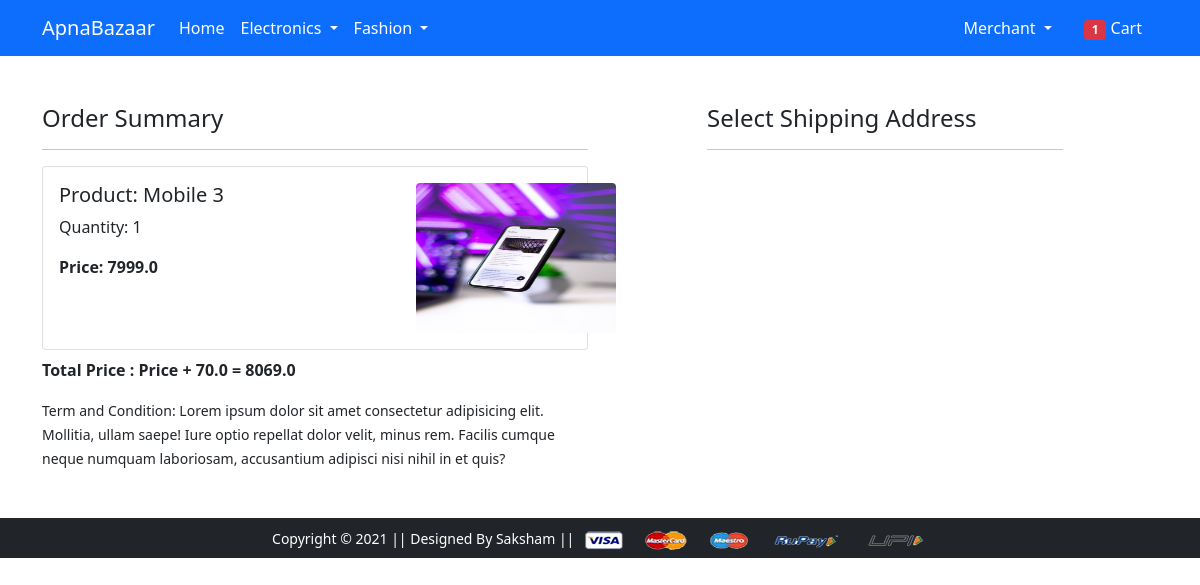
Page /checkout/ (signed in) on the earlier database version.
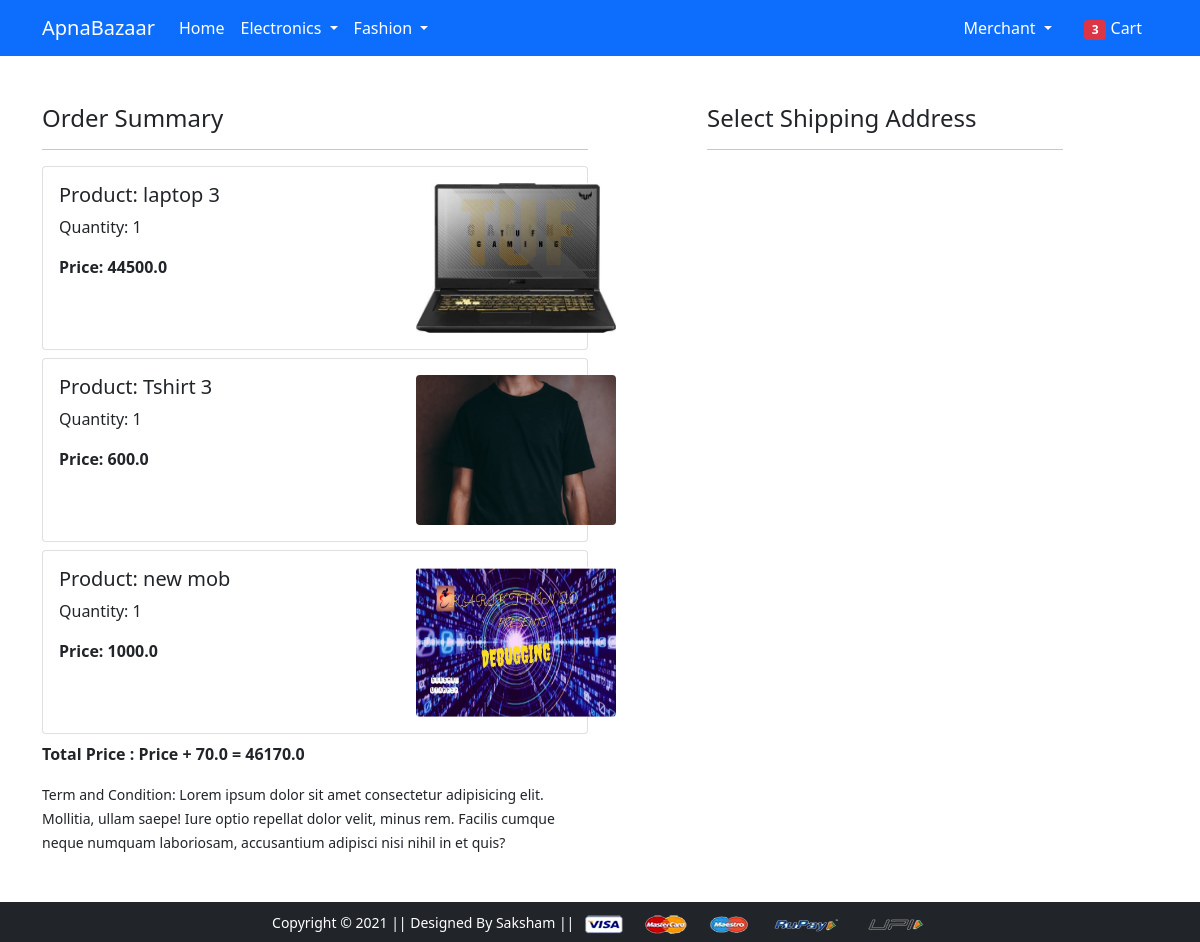
Same page on the later database version.
### app/models.py (models this page shows, shortened)
class Cart(models.Model):
    user = models.ForeignKey(User, on_delete=models.CASCADE)
    product = models.ForeignKey(Product, on_delete=models.CASCADE)
    quantity = models.PositiveIntegerField(default=1)
    @property       #direct html will access it as item.total_cost
    def total_cost(self):
        return (self.quantity * self.product.discounted_price)

class Product(models.Model):
    title = models.CharField(max_length=100)
    selling_price = models.FloatField()
    discounted_price = models.FloatField()
    description = models.TextField()
    brand = models.CharField(max_length=100)
    category = models.CharField(choices=CATEGORY_CHOICES, max_length=2)
    product_image = models.ImageField(upload_to='productimg')

### app/views.py (the view)
# urls.py: path('checkout/', views.checkout, name='checkout'),
@login_required
def checkout(request):
    user = request.user
    address = Customer.objects.filter(user=user)
    cart_items = Cart.objects.filter(user=user)
    shipping_amount = 70.0
    amount = 0.0
    total_amount = 0.0
    for pro in cart_items:
        amount+=(pro.quantity * pro.product.discounted_price)
    total_amount = amount+shipping_amount
    totalitem=len(Cart.objects.filter(user=request.user))
    return render(request, 'app/checkout.html', {'address':address, 'total_amount':total_amount, 'cart_items':cart_items,'totalitem':totalitem})

### app/templates/app/checkout.html (shortened to what this page needs)
{% extends 'app/base.html' %}
{% load static %}
{% block main-content %}
<div class="container">
 <div class="row mt-5">
  <div class="col-sm-6">
    <h4>Order Summary</h4>
    <hr>
    {% for item in cart_items %}
    <div class="card mb-2">
      <div class="card-body">
        <div class="row ">
         <div class="col-sm-8">
          <h5>Product: {{item.product.title}}</h5>
          <p>Quantity: {{item.quantity}}</p>
          <p class="fw-bold">Price: {{item.total_cost}}</p>
         </div>
         <div class="col-sm-4">
          <a href="{% url 'product-detail' item.product.id %}"><img src="{{item.product.product_image.url}}" class="rounded float-start" width="200" height="150" alt=""></a>
         </div>
       </div>
      </div>
    </div>
    {% endfor %}
    <p class="fw-bold">Total Price : Price + 70.0 = {{total_amount}}</p>
    <small>Term and Condition: Lorem ipsum dolor sit amet consectetur adipisicing elit. Mollitia, ullam saepe! Iure optio repellat dolor velit, minus rem. Facilis cumque neque numquam laboriosam, accusantium adipisci nisi nihil in et quis?</small>
  </div>
  <div class="col-sm-4 offset-sm-1">
    <h4>Select Shipping Address</h4>
    <hr>
    </div>
  </div>
</div>
{% endblock main-content %}

### app/templates/app/base.html (shortened to what this page needs)
<!doctype html>
{% load static %}
<html lang="en">
  <head>
    <link href="https://cdn.jsdelivr.net/npm/bootstrap@5.0.0-beta1/dist/css/bootstrap.min.css" rel="stylesheet">
    <link rel="stylesheet" href="{% static 'app/css/owl.carousel.min.css' %}">
    <link rel="stylesheet" href="{% static 'app/css/all.min.css' %}">
    <link rel="stylesheet" href="{% static 'app/css/style.css' %}">
  </head>
  <body>
    <nav class="navbar navbar-expand-lg navbar-dark bg-primary">
     <div class="container">
       <a class="navbar-brand" href="/">ApnaBazaar</a>
       <div class="collapse navbar-collapse" id="navbarSupportedContent">
         <ul class="navbar-nav me-auto mb-2 mb-lg-0">
           <li class="nav-item">
             <a class="nav-link active" aria-current="page" href="/">Home</a>
           </li>
           <li class="nav-item dropdown">
             <a class="nav-link dropdown-toggle text-white" href="#" id="electronicsDropdown" role="button" data-bs-toggle="dropdown" aria-expanded="false">
               Electronics
             </a>
           </li>
           <li class="nav-item dropdown">
             <a class="nav-link dropdown-toggle text-white" href="#" id="fashionDropdown" role="button" data-bs-toggle="dropdown" aria-expanded="false">
               Fashion
             </a>
           </li>
         </ul>
         <div>
          <ul class="navbar-nav me-auto mb-2 mb-lg-0">
            {% if request.user.is_authenticated %}
           <li class="nav-item dropdown mx-2">
              <a class="nav-link dropdown-toggle text-white" href="#" id="profileDropdown" role="button" data-bs-toggle="dropdown" aria-expanded="false">
                <span class='text-capitalize'>{{request.user}}</span>
              </a>
            </li>
            <li class="nav-item mx-2">
             <a href="{% url 'showcart' %}" class="nav-link text-white"><span class="badge bg-danger">{{totalitem}}</span> Cart </a>
            </li>
            {% endif %}
          </ul>
         </div>
       </div>
     </div>
    </nav>
    {% block main-content %} {% endblock main-content %}
    <footer class="container-fluid bg-dark text-center p-2 mt-5">
        <small class="text-white">Copyright &copy; 2021 || Designed By Saksham || </small>
        <img src="{% static 'app/images/payment.png' %}" alt="" srcset="" class="img-fluid" height="2px">
    </footer>
  </body>
</html>

Differences in the rows shown:
removed Cart: product "Mobile 3", quantity "1", total_cost "7999.0", product.product_image (picture)
added Cart: product "laptop 3", quantity "1", total_cost "44500.0", product.product_image (picture)
added Cart: product "Tshirt 3", quantity "1", total_cost "600.0", product.product_image (picture)
added Cart: product "new mob", quantity "1", total_cost "1000.0", product.product_image (picture)
Other differences:
{{ totalitem }}: "1" → "3"
{{ total_amount }}: "8069.0" → "46170.0"
